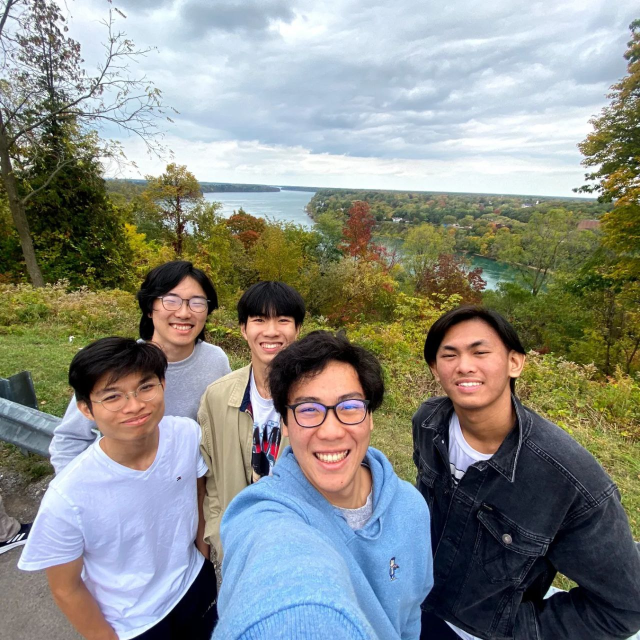
#> input picture images/photo16991319178.jpeg, 1280 x 1280 px (shown at 1/2 size); its folder holds 5 pictures in this run
$ python recognise_face.py
#> lines starting #> are read from the running program, lines starting #| are printed output that depends on the picture; after the words box and inside, x2 and y2 are one past the last pixel; in counts of white or black regions, pixels touching at a corner belong together
import cv2
import matplotlib.pyplot as plt
import json

def read_json_file(key):
    with open("output/outputcoords.json", "r+") as f:
        data = json.load(f)
        if key not in data:
            data[key] = {"names":[], "value":[]}
            print("Added")
            f.seek(0)
            json.dump(data, f)
            f.truncate()
            return {}
        return data.get(key)

#def add_data_to_file(key, value):
    # Load the existing data from the file
    #with open("fakeDb.json", "r+") as f:
        #data = json.load(f)

def update_json_file(key, value):
    # Load the JSON data from the file
    with open("output/outputcoords.json", "r+") as f:
        data = json.load(f)

    # Update the value for the specified key
    data[key] = value

    # Write the updated data back to the file
    with open("output/outputcoords.json", "r+") as f:
        json.dump(data, f)
        f.truncate()

def labelImage(st):
#> called with st = 'images/photo16991319178.jpeg'
    imagePath = st
    img = cv2.imread(imagePath)
#> img is the input picture: shape (1280, 1280, 3); mean B, G, R 134.3, 139.5, 136

    gray_image = cv2.cvtColor(img, cv2.COLOR_BGR2GRAY)
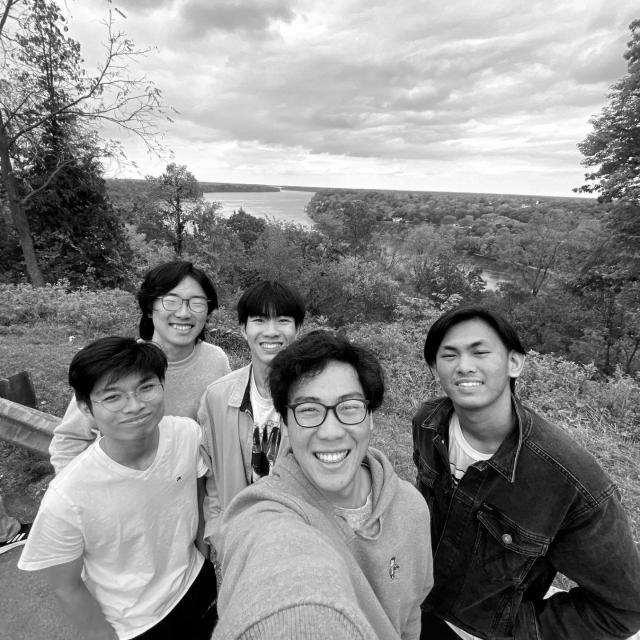
#> gray_image: shape (1280, 1280) (shown at 1/2 size); min 0, max 255, mean 137.9
    face_classifier = cv2.CascadeClassifier(
        cv2.data.haarcascades + "haarcascade_frontalface_default.xml"
    )
    face = face_classifier.detectMultiScale(
        gray_image, scaleFactor=1.1, minNeighbors=3, minSize=(30, 30)
    )
#> face = [[239, 602, 52, 52], [20, 53, 80, 80], [307, 551, 121, 121], [749, 682, 91, 91], [483, 597, 119, 119], [855, 646, 152, 152], [192, 1132, 135, 135], [542, 728, 225, 225]]

    for i in range(len(face)):
        (x, y, w, h) = face[i]
        cv2.rectangle(img, (x, y), (x + w, y + h), (0, 255, 0), 4)
        cropimg = img[y:y+h, x:x+w]
        croppedimg_rgb = cv2.cvtColor(cropimg, cv2.COLOR_BGR2RGB)
        plt.figure(figsize=(10,10))
        plt.imshow(croppedimg_rgb)
        plt.axis('off')
        #plt.show()
        plt.savefig(f"dataset/{st[7:-5] + str(i)}.png")
#> this loop made 8 passes
#> pass 1, in labelImage, `cropimg = img[y:y+h, x:x+w]`:
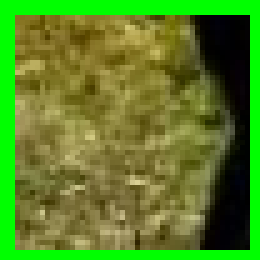
#> cropimg: shape (52, 52, 3) (shown 5 times larger); mean B, G, R 36.6, 129.6, 88.2
#> pass 2, in labelImage, `cropimg = img[y:y+h, x:x+w]`:
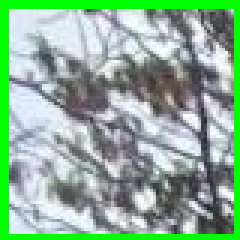
#> cropimg: shape (80, 80, 3) (shown 3 times larger); mean B, G, R 151.5, 176.2, 141
#> after the loop:
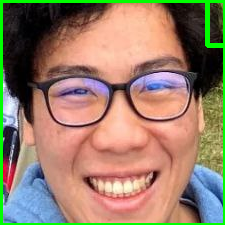
#> cropimg: shape (225, 225, 3); mean B, G, R 105.5, 126.2, 151.2
#> after the loop:
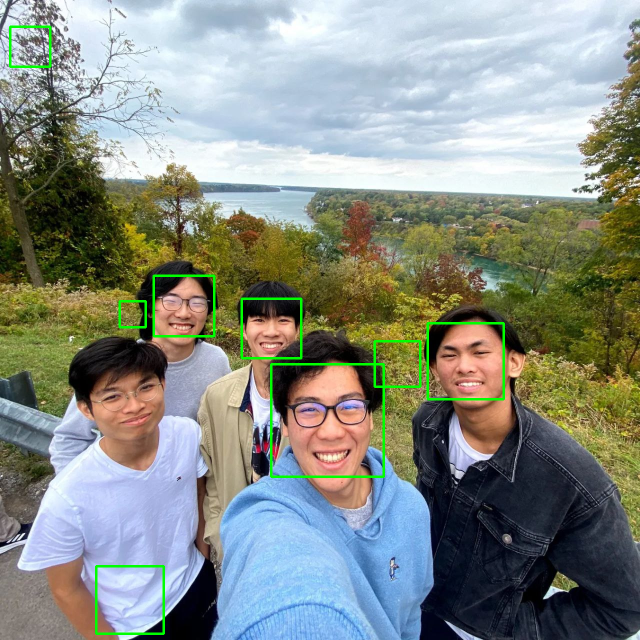
#> img: shape (1280, 1280, 3) (shown at 1/2 size); 1.18% of pixels changed, all inside (x1, y1, x2, y2) = (18, 51, 1010, 1270)

    y = face.tolist()
#> y has the same summary as face
    c = []
    for i in range(len(y)):
        f = [f"person {i}"] + y[i]
        c += f
#> this loop made 8 passes
#> f on passes 3 to 8: ['person 2', 307, 551, 121, 121], ['person 3', 749, 682, 91, 91], ['person 4', 483, 597, 119, 119], ['person 5', 855, 646, 152, 152], ['person 6', 192, 1132, 135, 135], ['person 7', 542, 728, 225, 225]
#> c on passes 1 to 2: ['person 0', 239, 602, 52, 52], ['person 0', 239, 602, 52, 52, 'person 1', 20, 53, 80, 80]
#> after the loop, c = 40 items, first 6: 'person 0', 239, 602, 52, 52, 'person 1'
    update_json_file(st[7:-5], c)
    img_rgb = cv2.cvtColor(img, cv2.COLOR_BGR2RGB)

    plt.figure(figsize=(10,10))
    plt.imshow(img_rgb)
    plt.axis('off')
    #plt.show()
    plt.savefig("output/outputimage.png")

def main(r):
    st = "images/" + r
    labelImage(st)

#> (the run stopped early here; a loop or call above may not have finished)
